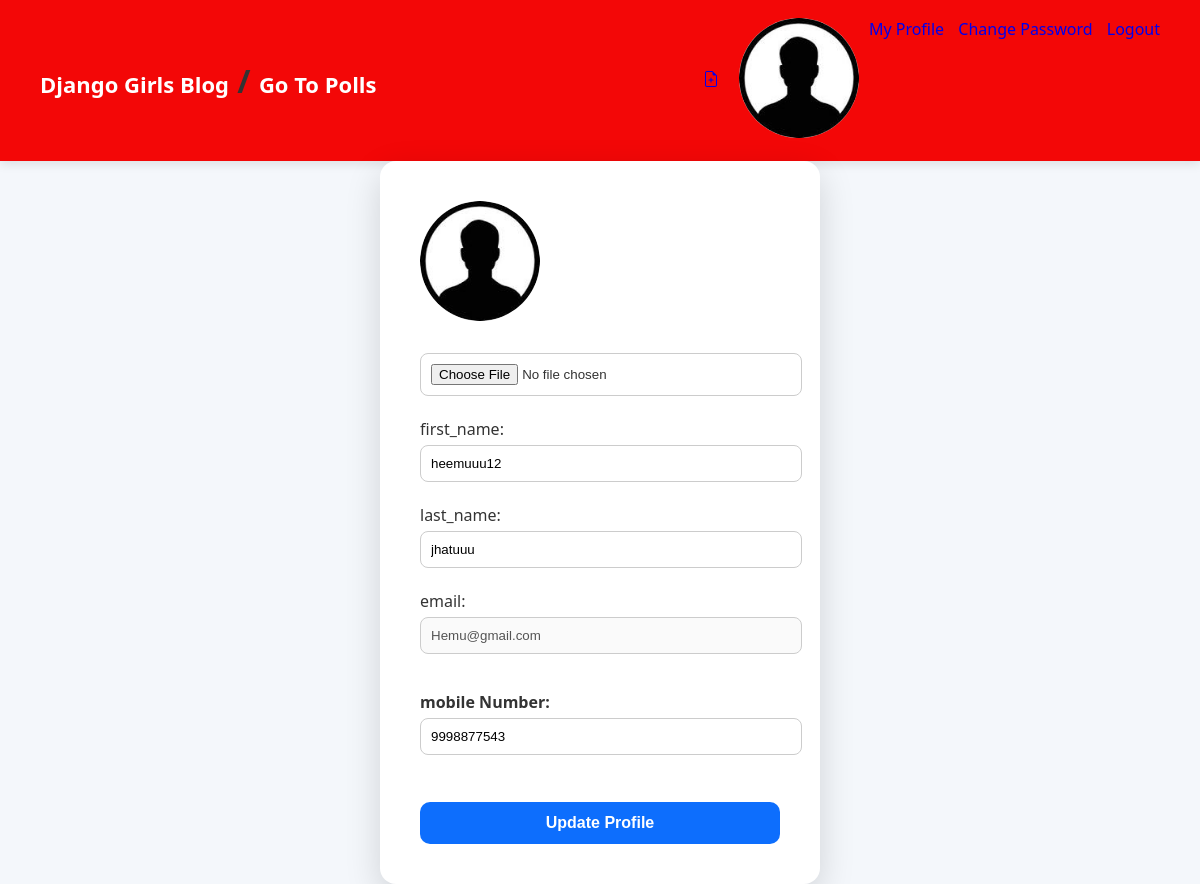
/profile/ (signed in), run on the app's committed database.
### blog/models.py (models this page shows, shortened)
class User(AbstractUser):
    username=None# remove username field
    email = models.EmailField(unique=True)
    first_name = models.CharField(max_length=30)
    last_name = models.CharField(max_length=30)
    image = models.ImageField(upload_to="profile_pics/", null=True, blank=True)
    phone = models.CharField(
        max_length=15,
        validators=[phone_validator]
    )
    USERNAME_FIELD = "email"
    REQUIRED_FIELDS = []
    objects = UserManager()

### blog/views.py (the view, shortened to what this page needs)
# urls.py: path("profile/",views.profile_view,name="profile"),
@login_required
def profile_view(request):
    errors=[]
    return render(request, "blog/profile.html")

### blog/templates/blog/profile.html (shortened to what this page needs)
{% load static %}
<!doctype html>
<html lang="en">
  <head>
    <link rel="stylesheet" href="{% static 'css/blog.css' %}" />
  </head>
  <body>
    <div class="top-menu-div">
      <div class="logo-div">
        <div class="bp">
          <h1>
            <a class="logo" href="/">Django Girls Blog</a> /
            <a class="logo" href="{% url 'polls:index' %}">Go To Polls</a>
          </h1>
        </div>
        <div class="login_svg">
          <div class="image_add">
            <div class="image_add_svg">
              <div>
                <a href="{% url 'post_new' %}" class="top-menu">
                </a>
              </div>
              <div class="profile">
                {% if user.is_authenticated %} {% if user.image %}
                <img
                  src="{{ user.image.url }}"
                  width="120"
                  style="border-radius: 50%"
                />
                {% else %}
                <img
                  src="/media/profile_pics/download.jpg"
                  width="120"
                  style="border-radius: 50%"
                />
                {% endif %} {% endif %}
              </div>
            </div>
            {% if user.is_authenticated %}
            <div class="dropdown">
              <a href="{% url 'profile' %}">My Profile</a>
              <a href="{% url 'Change_Password' %}">Change Password</a>
              <a href="{% url 'logout' %}">Logout</a>
            </div>
            {% else %}
            <a href="{% url 'login' %}" class="btn btn-primary">Login</a>
            <a href="{% url 'signup' %}" class="btn btn-primary">Signup</a>
            {% endif %}
          </div>
        </div>
      </div>
    </div>
    <div class="super_form_div">
      <div class="form_div">
        {% if request.user.is_authenticated %}
        <form
          action="{% url 'profile' %}"
          method="post"
          enctype="multipart/form-data"
        >
          {% if request.user.image %}
          <img
            src="{{ request.user.image.url }}"
            width="120"
            style="border-radius: 50%"
          />
          {% else %}
          <img
            src="/media/profile_pics/download.jpg"
            width="120"
            style="border-radius: 50%"
          />
          {% endif %}
          <br /><br />
          <input type="file" name="image" />
          <br /><br />
          first_name:
          <input
            type="text"
            name="first_name"
            value="{{ request.user.first_name }}"
            required
          />
          <br /><br />
          last_name:
          <input
            type="text"
            name="last_name"
            value="{{ request.user.last_name }}"
            required
          />
          <br /><br />
          email:
          <input disabled value="{{ request.user.email }}" required />
          <br /><br />
          <label>mobile Number:</label>
          <input
            name="phone"
            type="tel"
            inputmode="numeric"
            pattern="[0-9]*"
            maxlength="10"
            minlength="10"
            placeholder="Enter 10 digit phone number"
            value="{{ request.user.phone|default:'' }}"
          />
          <br /><br />
          <button type="submit">Update Profile</button>
        </form>
        {% else %}
        <h3>You must login to access profile page.</h3>
        <a href="{% url 'login' %}">Login Here</a>
        {% endif %}
      </div>
    </div>
  </body>
</html>

### blog/static/css/blog.css (style rules this page uses)
body { margin: 0; font-family: "Segoe UI", Tahoma, Geneva, Verdana, sans-serif; background: #f4f7fb; color: #333; }
a { text-decoration: none; }
.top-menu-div { background: #f30707; padding: 18px 40px; box-shadow: 0 3px 10px rgba(0, 0, 0, 0.1); }
.logo-div { display: flex; justify-content: space-between; align-items: center; }
.logo { color: white; font-weight: bold; font-size: 22px; }
.image_add { display: flex; justify-content: space-between; }
.login_svg a { margin-left: 10px; }
.super_form_div { display: flex; justify-content: center; align-items: center; min-height: 85vh; }
.form_div { width: 360px; background: white; padding: 40px; border-radius: 16px; box-shadow: 0 12px 35px rgba(0, 0, 0, 0.15); }
.form_div label { font-weight: 600; display: block; margin-top: 15px; }
.form_div input { width: 100%; padding: 10px; margin-top: 5px; border-radius: 8px; border: 1px solid #ccc; transition: .2s; }
.form_div button { width: 100%; margin-top: 25px; padding: 12px; border: none; border-radius: 10px; background: #0d6efd; color: white; font-size: 16px; font-weight: bold; cursor: pointer; transition: .25s; }
.image_add_svg { display: flex; align-items: center; gap: 20px; }

### data on the page
User: first_name "heemuuu12", last_name "jhatuuu", user.email "Hemu@gmail.com", phone "9998877543"
